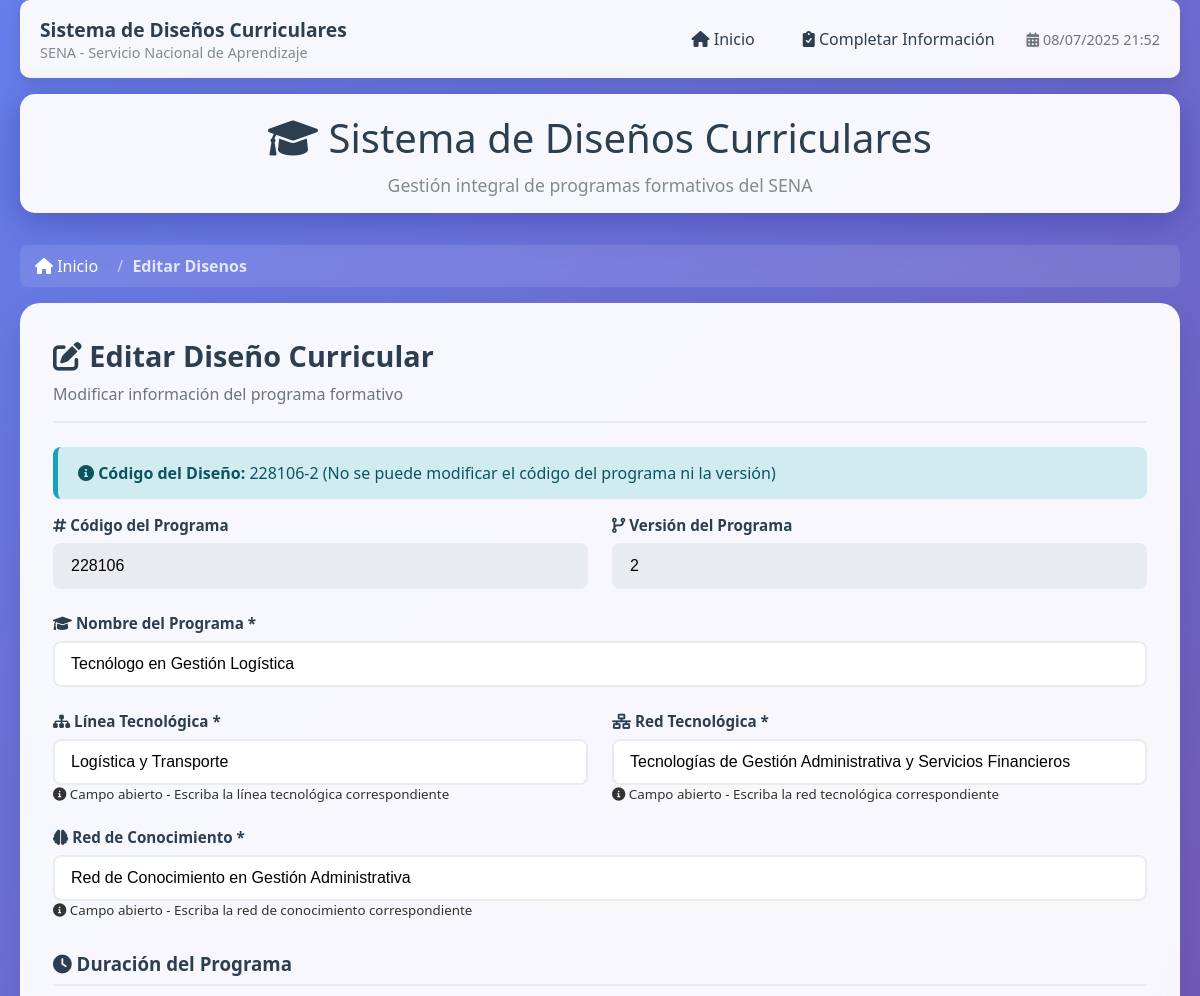
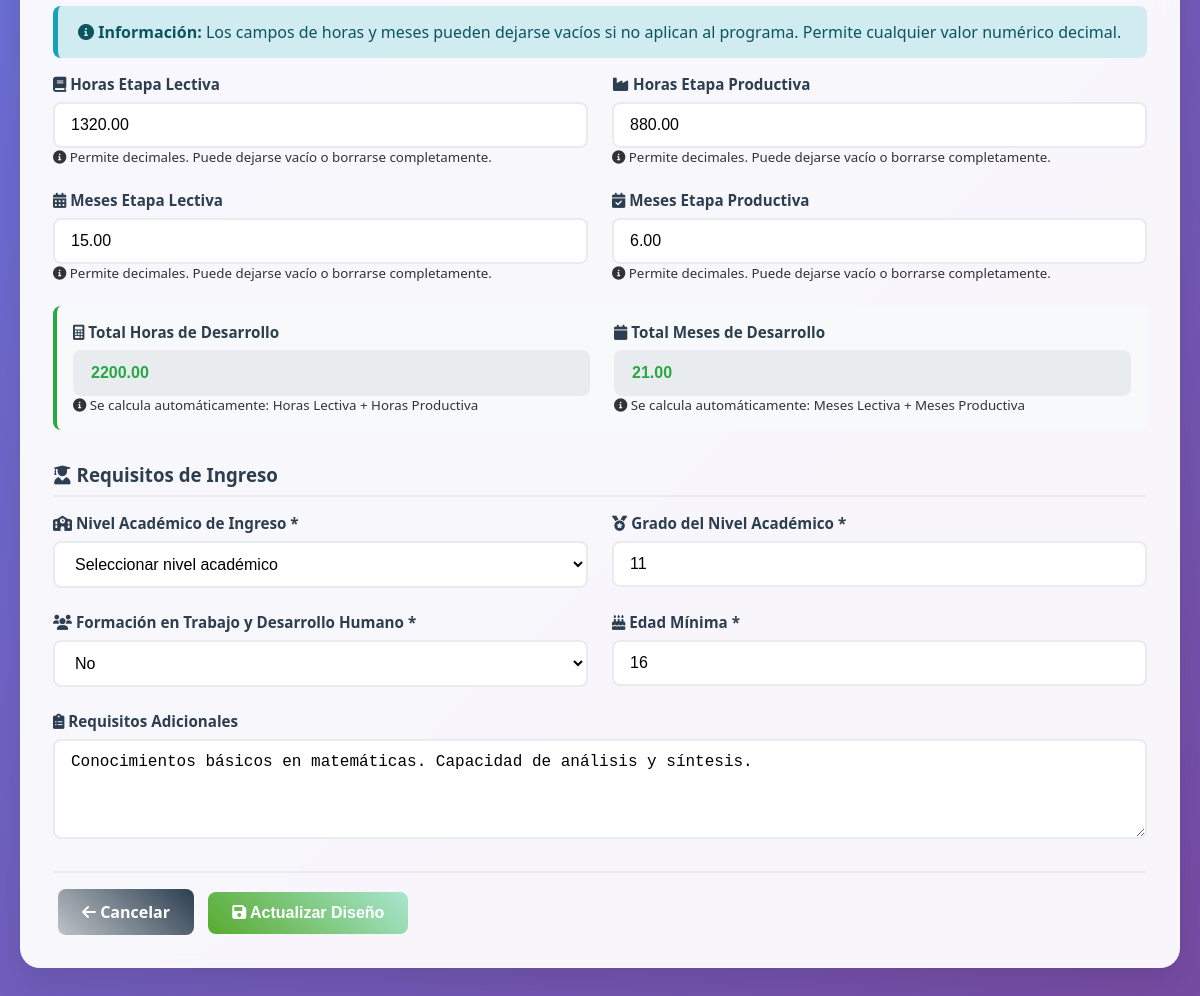
/?accion=editar&tipo=disenos&codigo=228106-2, run on the app's committed database (2 pictures, top to bottom).
### sql/conexion.php (called while the page is built, shortened)
<?php
class Conexion {
    private $host = 'localhost';
    private $dbname = 'disenos_curriculares';
    private $user = 'root';
    private $password = '';
    private $port = 3306;
    private $charset = 'utf8mb4';
    private $conexion;
    public function __construct() {
        try {
            $dsn = "mysql:host=$this->host;port=$this->port;dbname=$this->dbname;charset=$this->charset";
            $this->conexion = new PDO($dsn, $this->user, $this->password);
            $this->conexion->setAttribute(PDO::ATTR_ERRMODE, PDO::ERRMODE_EXCEPTION);
            $this->conexion->exec("SET NAMES 'utf8mb4' COLLATE 'utf8mb4_unicode_ci'");
        } catch (PDOException $e) {
            error_log('Error de conexión a la base de datos: ' . $e->getMessage());
            throw new Exception('Error de conexión a la base de datos');
        }
    }
    public function obtenerConexion() {
        return $this->conexion;
    }
}
?>

### math/forms/metodosDisenos.php (called while the page is built, shortened)
<?php
require_once __DIR__ . '/../../sql/conexion.php';
class MetodosDisenos extends Conexion {
    private $conexion;
    public function __construct() {
        $this->conexion = new Conexion();
        $this->conexion = $this->conexion->obtenerConexion();
    }
    public function obtenerDiseñoPorCodigo($codigoDiseño) {
        try {
            $stmt = $this->conexion->prepare("SELECT * FROM diseños WHERE codigoDiseño = ?");
            $stmt->execute([$codigoDiseño]);
            return $stmt->fetch(PDO::FETCH_ASSOC);
        } catch (PDOException $e) {
            throw new Exception("Error al obtener diseño: " . $e->getMessage());
        }
    }
}
?>

### app/forms/vistas/editar_disenos.php (the view, shortened to what this page needs)
<div class="card-header">
    <h2 class="card-title"><i class="fas fa-edit"></i> Editar Diseño Curricular</h2>
    <p class="card-subtitle">Modificar información del programa formativo</p>
</div>
<?php if (!$diseño_actual): ?>
    <div class="alert alert-danger">
        <i class="fas fa-exclamation-triangle"></i>
        No se encontró el diseño curricular especificado.
    </div>
    <a href="?accion=listar" class="btn btn-primary">
        <i class="fas fa-arrow-left"></i> Volver al listado
    </a>
<?php else: ?>
<form method="POST" id="formEditarDiseño">
    <div class="alert alert-info">
        <i class="fas fa-info-circle"></i>
        <strong>Código del Diseño:</strong> <?php echo htmlspecialchars($diseño_actual['codigoDiseño'] ?? ''); ?>
        (No se puede modificar el código del programa ni la versión)
    </div>
    <div class="form-row">
        <div class="form-group">
            <label><i class="fas fa-hashtag"></i> Código del Programa</label>
            <input type="text" class="form-control" readonly
                   value="<?php echo htmlspecialchars($diseño_actual['codigoPrograma'] ?? ''); ?>"
                   style="background: #e9ecef;">
        </div>
        <div class="form-group">
            <label><i class="fas fa-code-branch"></i> Versión del Programa</label>
            <input type="text" class="form-control" readonly
                   value="<?php echo htmlspecialchars($diseño_actual['versionPrograma'] ?? ''); ?>"
                   style="background: #e9ecef;">
        </div>
    </div>
    <div class="form-row">
        <div class="form-group" style="grid-column: 1 / -1;">
            <label for="nombrePrograma"><i class="fas fa-graduation-cap"></i> Nombre del Programa *</label>
            <input type="text" id="nombrePrograma" name="nombrePrograma" class="form-control" required
                   value="<?php echo htmlspecialchars($diseño_actual['nombrePrograma'] ?? ''); ?>"
                   placeholder="Ejemplo: Tecnólogo en Desarrollo de Software">
        </div>
    </div>
    <div class="form-row">
        <div class="form-group">
            <label for="lineaTecnologica"><i class="fas fa-sitemap"></i> Línea Tecnológica *</label>
            <input type="text" id="lineaTecnologica" name="lineaTecnologica" class="form-control" required
                   value="<?php echo htmlspecialchars($diseño_actual['lineaTecnologica'] ?? ''); ?>"
                   placeholder="Ejemplo: Tecnologías de la Información y las Comunicaciones">
            <small class="text-muted">
                <i class="fas fa-info-circle"></i> Campo abierto - Escriba la línea tecnológica correspondiente
            </small>
        </div>
        <div class="form-group">
            <label for="redTecnologica"><i class="fas fa-network-wired"></i> Red Tecnológica *</label>
            <input type="text" id="redTecnologica" name="redTecnologica" class="form-control" required
                   value="<?php echo htmlspecialchars($diseño_actual['redTecnologica'] ?? ''); ?>"
                   placeholder="Ejemplo: Tecnologías de la Información y las Comunicaciones">
            <small class="text-muted">
                <i class="fas fa-info-circle"></i> Campo abierto - Escriba la red tecnológica correspondiente
            </small>
        </div>
    </div>
    <div class="form-row">
        <div class="form-group" style="grid-column: 1 / -1;">
            <label for="redConocimiento"><i class="fas fa-brain"></i> Red de Conocimiento *</label>
            <input type="text" id="redConocimiento" name="redConocimiento" class="form-control" required
                   value="<?php echo htmlspecialchars($diseño_actual['redConocimiento'] ?? ''); ?>"
                   placeholder="Ejemplo: Red de Conocimiento en Tecnologías de la Información">
            <small class="text-muted">
                <i class="fas fa-info-circle"></i> Campo abierto - Escriba la red de conocimiento correspondiente
            </small>
        </div>
    </div>
    <h3 style="margin: 2rem 0 1rem 0; color: #2c3e50; border-bottom: 2px solid #e9ecef; padding-bottom: 0.5rem;">
        <i class="fas fa-clock"></i> Duración del Programa
    </h3>
    <div class="alert alert-info" style="margin-bottom: 1rem;">
        <i class="fas fa-info-circle"></i>
        <strong>Información:</strong> Los campos de horas y meses pueden dejarse vacíos si no aplican al programa. Permite cualquier valor numérico decimal.
    </div>
    <div class="form-row">
        <div class="form-group">
            <label for="horasDesarrolloLectiva"><i class="fas fa-book"></i> Horas Etapa Lectiva</label>
            <input type="text" id="horasDesarrolloLectiva" name="horasDesarrolloLectiva" class="form-control"
                   value="<?php echo htmlspecialchars($diseño_actual['horasDesarrolloLectiva'] ?? ''); ?>"
                   placeholder="Ejemplo: 1440.50 (puede dejarse vacío)"
                   pattern="^$|^\d*\.?\d+$" title="Ingrese un número decimal válido o deje vacío">
            <small class="text-muted">
                <i class="fas fa-info-circle"></i> Permite decimales. Puede dejarse vacío o borrarse completamente.
            </small>
        </div>
        <div class="form-group">
            <label for="horasDesarrolloProductiva"><i class="fas fa-industry"></i> Horas Etapa Productiva</label>
            <input type="text" id="horasDesarrolloProductiva" name="horasDesarrolloProductiva" class="form-control"
                   value="<?php echo htmlspecialchars($diseño_actual['horasDesarrolloProductiva'] ?? ''); ?>"
                   placeholder="Ejemplo: 880.75 (puede dejarse vacío)"
                   pattern="^$|^\d*\.?\d+$" title="Ingrese un número decimal válido o deje vacío">
            <small class="text-muted">
                <i class="fas fa-info-circle"></i> Permite decimales. Puede dejarse vacío o borrarse completamente.
            </small>
        </div>
    </div>
    <div class="form-row">
        <div class="form-group">
            <label for="mesesDesarrolloLectiva"><i class="fas fa-calendar-alt"></i> Meses Etapa Lectiva</label>
            <input type="text" id="mesesDesarrolloLectiva" name="mesesDesarrolloLectiva" class="form-control"
                   value="<?php echo htmlspecialchars($diseño_actual['mesesDesarrolloLectiva'] ?? ''); ?>"
                   placeholder="Ejemplo: 18.5 (puede dejarse vacío)"
                   pattern="^$|^\d*\.?\d+$" title="Ingrese un número decimal válido o deje vacío">
            <small class="text-muted">
                <i class="fas fa-info-circle"></i> Permite decimales. Puede dejarse vacío o borrarse completamente.
            </small>
        </div>
        <div class="form-group">
            <label for="mesesDesarrolloProductiva"><i class="fas fa-calendar-check"></i> Meses Etapa Productiva</label>
            <input type="text" id="mesesDesarrolloProductiva" name="mesesDesarrolloProductiva" class="form-control"
                   value="<?php echo htmlspecialchars($diseño_actual['mesesDesarrolloProductiva'] ?? ''); ?>"
                   placeholder="Ejemplo: 6.0 (puede dejarse vacío)"
                   pattern="^$|^\d*\.?\d+$" title="Ingrese un número decimal válido o deje vacío">
            <small class="text-muted">
                <i class="fas fa-info-circle"></i> Permite decimales. Puede dejarse vacío o borrarse completamente.
            </small>
        </div>
    </div>
    <div class="form-row" style="background: #f8f9fa; padding: 1rem; border-radius: 8px; margin: 1rem 0; border-left: 4px solid #28a745;">
        <div class="form-group">
            <label><i class="fas fa-calculator"></i> Total Horas de Desarrollo</label>
            <input type="text" id="totalHoras" name="horasDesarrolloDiseño" class="form-control" readonly
                   value="<?php echo number_format($diseño_actual['horasDesarrolloDiseño'] ?? 0, 2); ?>"
                   style="background: #e9ecef; font-weight: bold; color: #28a745;">
            <small class="text-muted">
                <i class="fas fa-info-circle"></i> Se calcula automáticamente: Horas Lectiva + Horas Productiva
            </small>
        </div>
        <div class="form-group">
            <label><i class="fas fa-calendar"></i> Total Meses de Desarrollo</label>
            <input type="text" id="totalMeses" name="mesesDesarrolloDiseño" class="form-control" readonly
                   value="<?php echo number_format($diseño_actual['mesesDesarrolloDiseño'] ?? 0, 2); ?>"
                   style="background: #e9ecef; font-weight: bold; color: #28a745;">
            <small class="text-muted">
                <i class="fas fa-info-circle"></i> Se calcula automáticamente: Meses Lectiva + Meses Productiva
            </small>
        </div>
    </div>
    <h3 style="margin: 2rem 0 1rem 0; color: #2c3e50; border-bottom: 2px solid #e9ecef; padding-bottom: 0.5rem;">
        <i class="fas fa-user-graduate"></i> Requisitos de Ingreso
    </h3>
    <div class="form-row">
        <div class="form-group">
            <label for="nivelAcademicoIngreso"><i class="fas fa-school"></i> Nivel Académico de Ingreso *</label>
            <select id="nivelAcademicoIngreso" name="nivelAcademicoIngreso" class="form-control" required>
                <option value="">Seleccionar nivel académico</option>
            </select>
        </div>
        <div class="form-group">
            <label for="gradoNivelAcademico"><i class="fas fa-medal"></i> Grado del Nivel Académico *</label>
            <input type="number" id="gradoNivelAcademico" name="gradoNivelAcademico" class="form-control" required
                   min="1" max="15" value="<?php echo htmlspecialchars($diseño_actual['gradoNivelAcademico'] ?? ''); ?>">
        </div>
    </div>
    <div class="form-row">
        <div class="form-group">
            <label for="formacionTrabajoDesarrolloHumano"><i class="fas fa-users"></i> Formación en Trabajo y Desarrollo Humano *</label>
            <select id="formacionTrabajoDesarrolloHumano" name="formacionTrabajoDesarrolloHumano" class="form-control" required>
                <option value="No" <?php echo ($diseño_actual['formacionTrabajoDesarrolloHumano'] ?? '') === 'No' ? 'selected' : ''; ?>>No</option>
            </select>
        </div>
        <div class="form-group">
            <label for="edadMinima"><i class="fas fa-birthday-cake"></i> Edad Mínima *</label>
            <input type="number" id="edadMinima" name="edadMinima" class="form-control" required
                   min="14" max="80" value="<?php echo htmlspecialchars($diseño_actual['edadMinima'] ?? ''); ?>">
        </div>
    </div>
    <div class="form-row">
        <div class="form-group" style="grid-column: 1 / -1;">
            <label for="requisitosAdicionales"><i class="fas fa-clipboard-list"></i> Requisitos Adicionales</label>
            <textarea id="requisitosAdicionales" name="requisitosAdicionales" class="form-control" rows="4"
                      placeholder="Describe cualquier requisito adicional para el ingreso al programa..."><?php echo htmlspecialchars($diseño_actual['requisitosAdicionales'] ?? ''); ?></textarea>
        </div>
    </div>
    <div class="flex-between" style="margin-top: 2rem; padding-top: 1rem; border-top: 2px solid #e9ecef;">
        <a href="?accion=listar" class="btn btn-secondary">
            <i class="fas fa-arrow-left"></i> Cancelar
        </a>
        <button type="submit" class="btn btn-success">
            <i class="fas fa-save"></i> Actualizar Diseño
        </button>
    </div>
</form>
<?php endif; ?>

### assets/css/forms/estilosPrincipales.css (style rules this page uses)
* { margin: 0; padding: 0; box-sizing: border-box; }
body { font-family: 'Segoe UI', Tahoma, Geneva, Verdana, sans-serif; background: linear-gradient(135deg, #667eea 0%, #764ba2 100%); min-height: 100vh; color: #333; }
.card-header { border-bottom: 2px solid #e9ecef; padding-bottom: 1rem; margin-bottom: 1.5rem; }
.card-title { font-size: 1.8rem; color: #2c3e50; font-weight: 600; margin-bottom: 0.5rem; }
.card-subtitle { color: #6c757d; font-size: 1rem; }
.form-row { display: grid; grid-template-columns: repeat(auto-fit, minmax(300px, 1fr)); gap: 1.5rem; margin-bottom: 1.5rem; }
.form-group { display: flex; flex-direction: column; }
.form-group label { font-weight: 600; color: #2c3e50; margin-bottom: 0.5rem; font-size: 0.95rem; }
.form-control { padding: 12px 16px; border: 2px solid #e9ecef; border-radius: 8px; font-size: 1rem; transition: all 0.3s ease; background: white; }
textarea.form-control { resize: vertical; min-height: 100px; }
.btn { padding: 12px 24px; border: none; border-radius: 8px; font-size: 1rem; font-weight: 600; cursor: pointer; transition: all 0.3s ease; text-decoration: none; display: inline-block; text-align: center; margin: 0 5px; }
.btn-success { background: linear-gradient(45deg, #56ab2f, #a8e6cf); color: white; }
.btn-secondary { background: linear-gradient(45deg, #bdc3c7, #2c3e50); color: white; }
.alert { padding: 15px 20px; border-radius: 8px; margin-bottom: 1rem; border-left: 5px solid; }
.alert-info { background: #d1ecf1; color: #0c5460; border-color: #17a2b8; }

### data on the page
diseños: codigoDiseño "228106-2", codigoPrograma "228106", versionPrograma "2", nombrePrograma "Tecnólogo en Gestión Logística", lineaTecnologica "Logística y Transporte", redTecnologica "Tecnologías de Gestión Administrativa y Servicios Financieros", redConocimiento "Red de Conocimiento en Gestión Administrativa", horasDesarrolloLectiva "1320.00", horasDesarrolloProductiva "880.00", mesesDesarrolloLectiva "15.00", mesesDesarrolloProductiva "6.00", horasDesarrolloDiseño "2200.00", mesesDesarrolloDiseño "21.00", gradoNivelAcademico "11", formacionTrabajoDesarrolloHumano "No", edadMinima "16", requisitosAdicionales "Conocimientos básicos en matemáticas. Capacidad de análisis y síntesis."

### other printed values
$tipo "Disenos"
